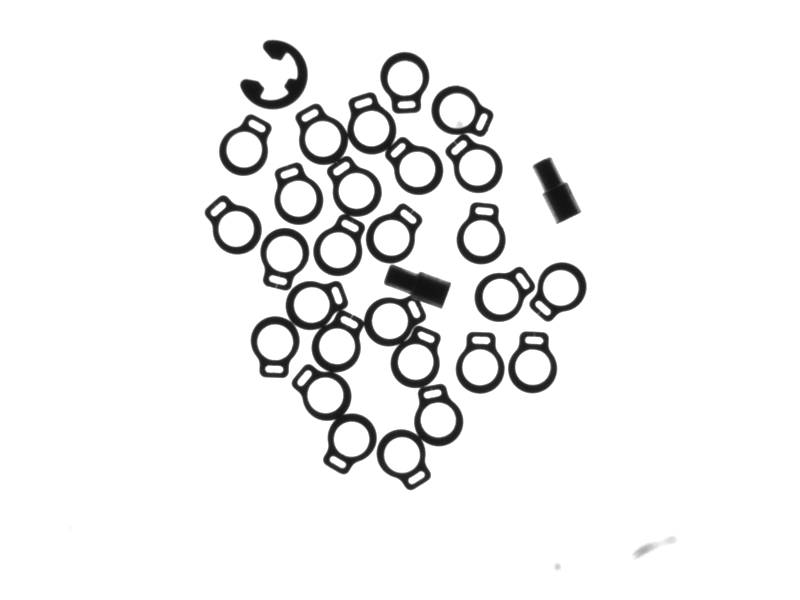
//> input picture Image/套环/图像00228.BMP, 800 x 600 px
$ ./main   (built with g++ and OpenCV 4)
//> lines starting //> are read from the running program, lines starting //| are printed output that depends on the picture; after the words box and inside, x2 and y2 are one past the last pixel; in counts of white or black regions, pixels touching at a corner belong together
#include <opencv2/opencv.hpp>
#include <iostream>
using namespace std;
using namespace cv;

int main()
{
    //加载图像
    Mat inputImage = imread("../Image/套环/图像00228.BMP", IMREAD_GRAYSCALE);
//> inputImage is the input picture: 600 rows x 800 cols, CV_8UC1; min 15, max 255, mean 239.2
    Mat thresholdImage;
    Mat otsuThresholdImage;
    Mat adaptiveThresholdImage;

    //二值化
    threshold(inputImage, thresholdImage, 100, 255, THRESH_BINARY);
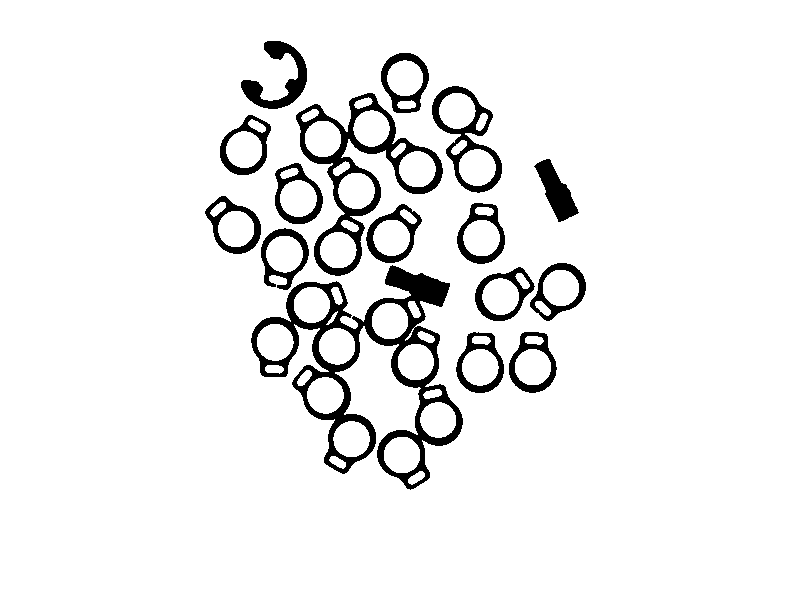
//> thresholdImage: 600 rows x 800 cols, CV_8UC1; 93.4% white; 16 black regions, largest, box (x1, y1, x2, y2) and area: (251, 265, 463, 490) 10632, (296, 93, 443, 276) 5080, (432, 86, 502, 193) 1988

    //自动二值化
    threshold(inputImage, otsuThresholdImage, 0, 255, THRESH_BINARY | THRESH_OTSU);
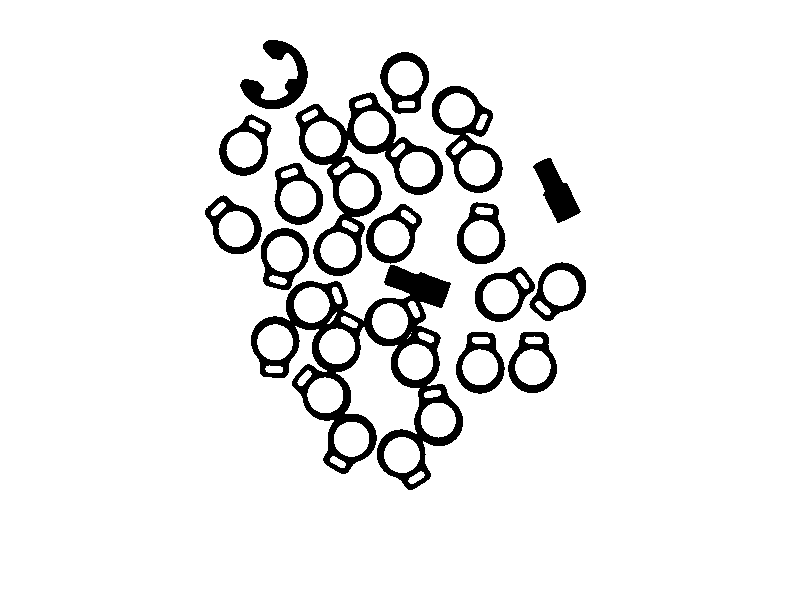
//> otsuThresholdImage: 600 rows x 800 cols, CV_8UC1; 92.5% white; 16 black regions, largest, box (x1, y1, x2, y2) and area: (251, 265, 463, 490) 11979, (295, 92, 443, 276) 5766, (432, 86, 503, 193) 2279

    //自适应二值化
    adaptiveThreshold(inputImage, adaptiveThresholdImage, 255, ADAPTIVE_THRESH_MEAN_C, THRESH_BINARY, 71, 15);
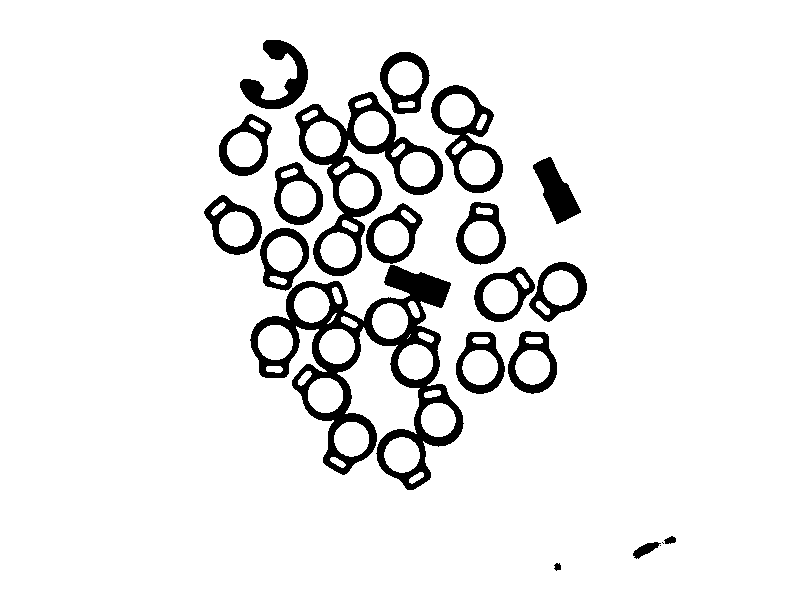
//> adaptiveThresholdImage: 600 rows x 800 cols, CV_8UC1; 92.1% white; 21 black regions (2 under 20 px), largest, box (x1, y1, x2, y2) and area: (250, 265, 464, 490) 12489, (295, 92, 443, 276) 5981, (431, 85, 503, 193) 2436

    //显示图像
    imshow("原始图像", inputImage);
    imshow("二值化图像(threshold: THRESH_BINARY)", thresholdImage);
    imshow("自动二值化图像(threshold: THRESH_BINARY | THRESH_OTSU)", otsuThresholdImage);
    imshow("自适应二值化(adaptiveThreshold)", adaptiveThresholdImage);

    waitKey();
}
